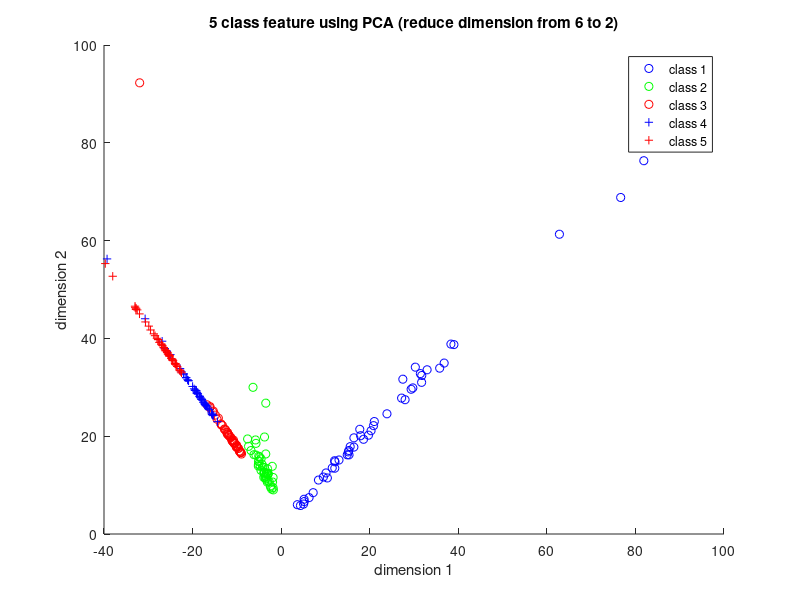
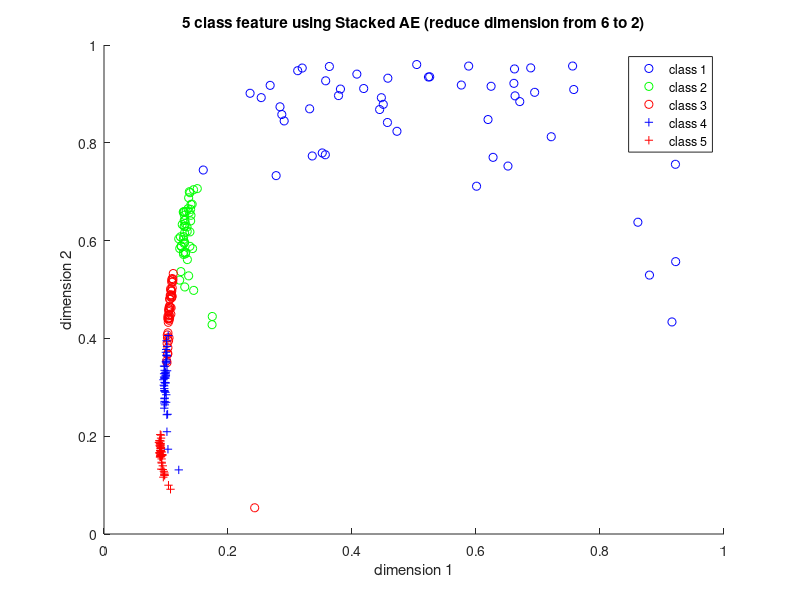

These figures' MATLAB source, in order:
% read csv file
data = csvread('data.csv');
data = [data(:,1),data(:,3),data(:,5)];
[row, col] = size(data);
label = zeros(row, 1);
for i = 1:row
    label(i) = floor((i-1)/50)+1;
end

% apply PCA to orginal data
[COEFF,SCORE,latent] = pca(data);
COEFF = COEFF(:,1:2);
data = data*COEFF;

figure; hold on;
h1 = plot(data(1:50,1),data(1:50,2),'ob');
h2 = plot(data(51:100,1),data(51:100,2),'og');
h3 = plot(data(101:150,1),data(101:150,2),'or');
h4 = plot(data(151:200,1),data(151:200,2),'+b');
h5 = plot(data(201:250,1),data(201:250,2),'+r');
title('5 class feature using PCA (reduce dimension from 6 to 2)')
xlabel('dimension 1');
ylabel('dimension 2');
legend([h1, h2, h3, h4, h5], 'class 1','class 2','class 3',...
    'class 4','class 5');

data = csvread('feat.csv');
figure; hold on;
h1 = plot(data(1:50,1),data(1:50,2),'ob');
h2 = plot(data(51:100,1),data(51:100,2),'og');
h3 = plot(data(101:150,1),data(101:150,2),'or');
h4 = plot(data(151:200,1),data(151:200,2),'+b');
h5 = plot(data(201:250,1),data(201:250,2),'+r');
title('5 class feature using Stacked AE (reduce dimension from 6 to 2)')
xlabel('dimension 1');
ylabel('dimension 2');
axis([0,1,0,1]);
legend([h1, h2, h3, h4, h5], 'class 1','class 2','class 3',...
    'class 4','class 5');